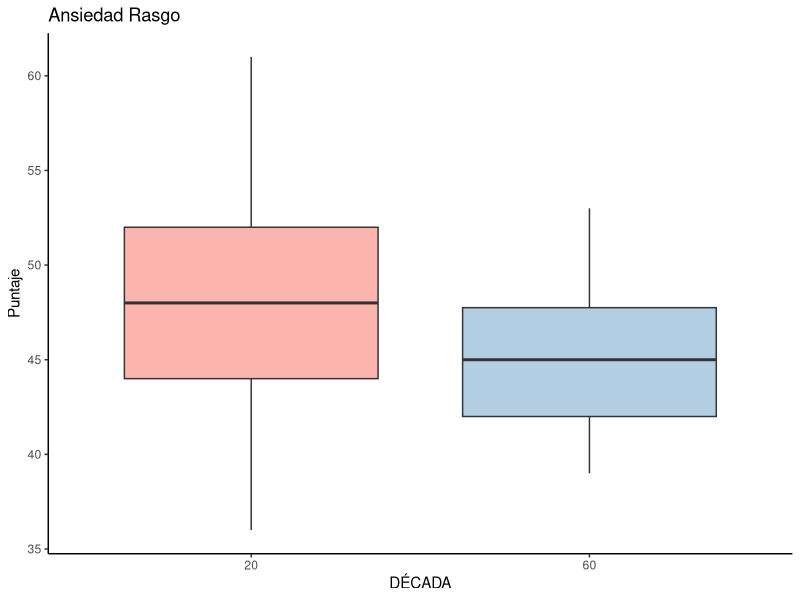
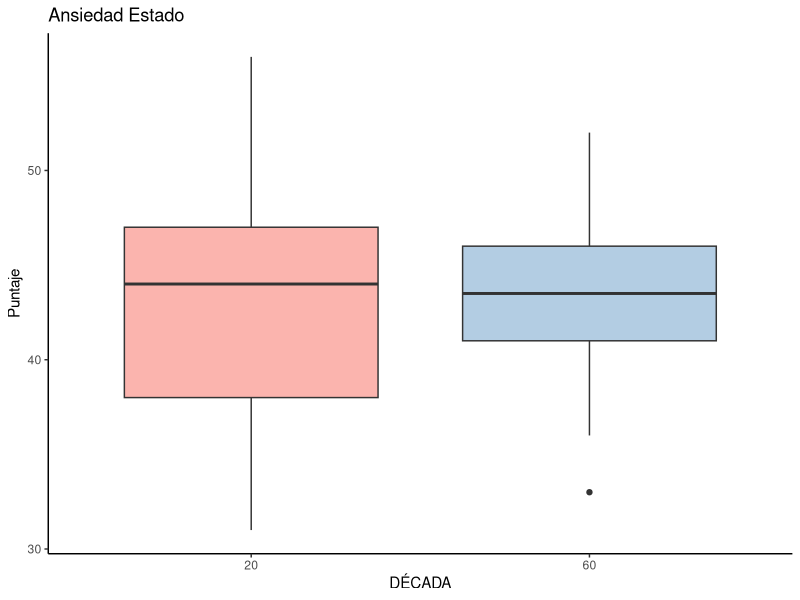
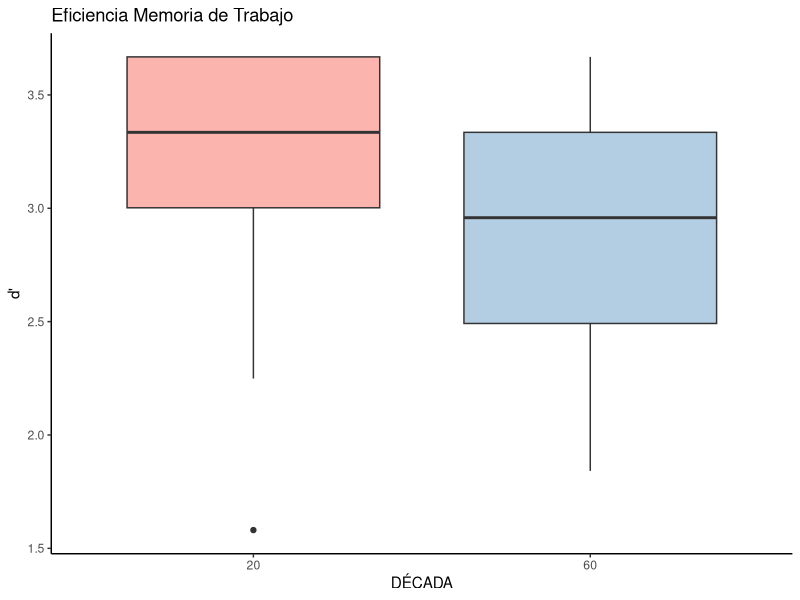
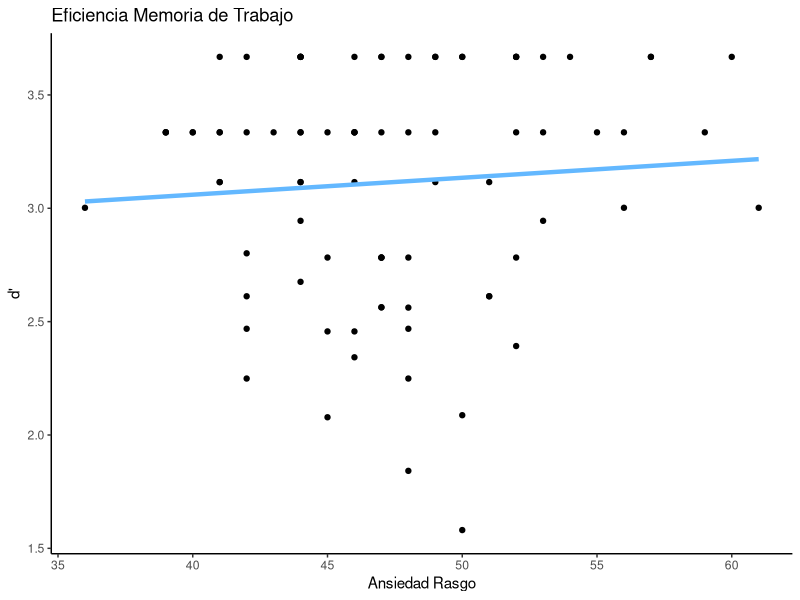
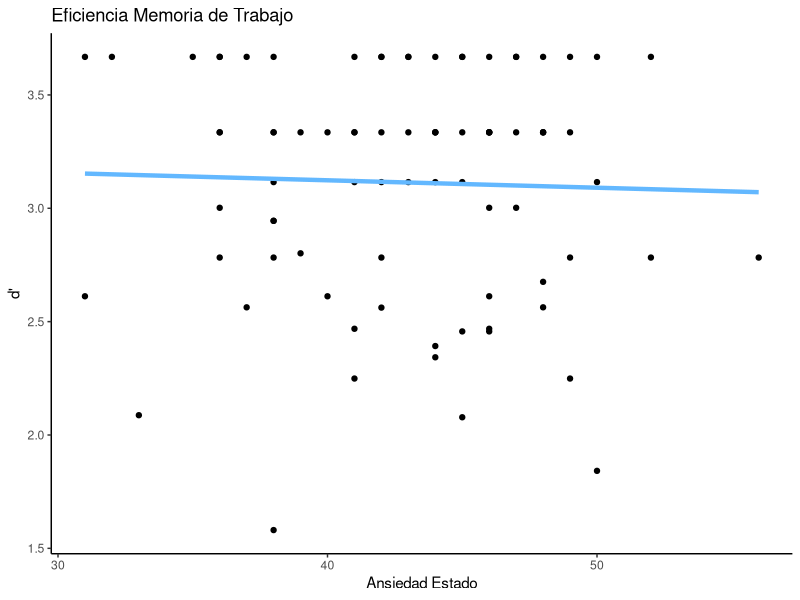
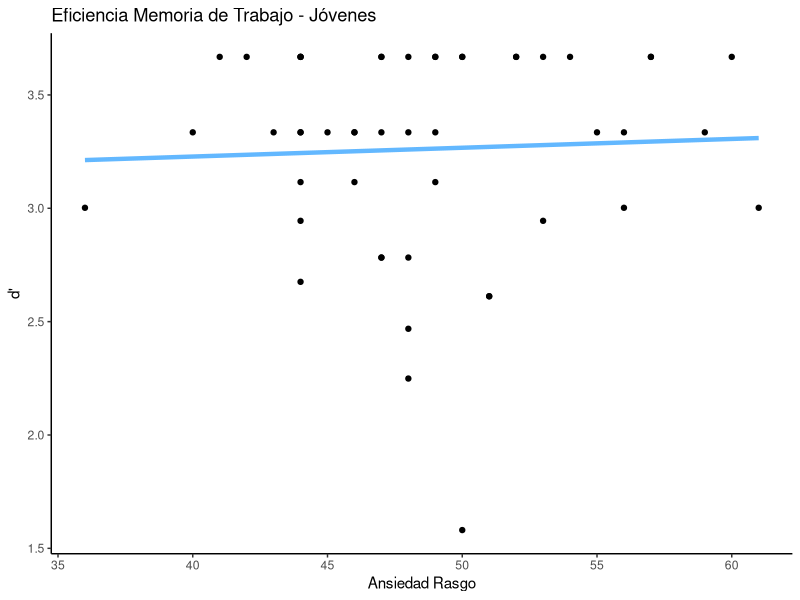
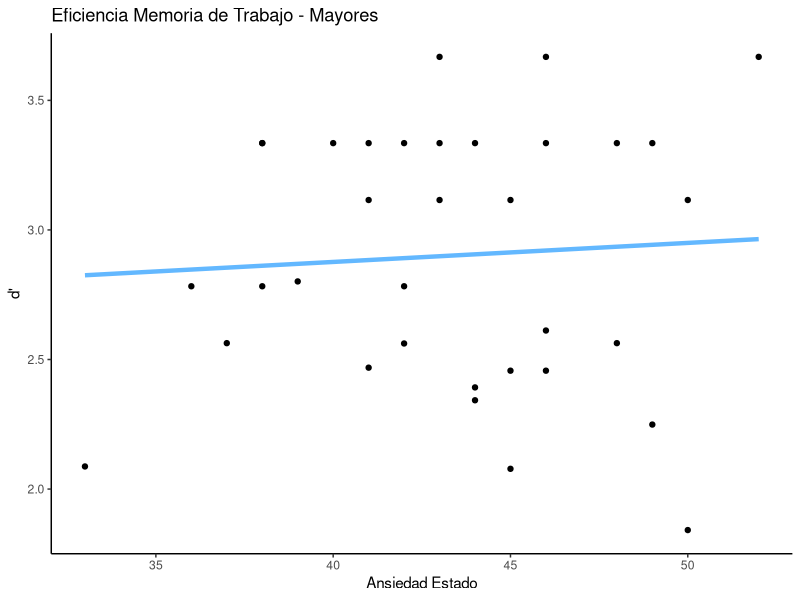

Here is the R script that generated these plots, in order:
library(readxl)
library(rstatix)
library(tidyverse)
library(car)

#### BASE DE DATOS ####
data <- read_xlsx("Junto.xlsx",sheet = "IXCHEL")%>%
  gather(cond_tip_est_val, value, -c("ID","DECADA","SEXO", "EDAD", "MoCA", 
                                     "ESCOLARIDAD", "CRI_Total","EDIMBURGO","IDARE_R_PUNTAJE", "IDARE_R_NIVEL",  
                                     "IDARE_E_PUNTAJE", "IDARE_E_NIVEL", "IDERE_R_PUNTAJE","IDERE_R_NIVEL", 
                                     "IDERE_E_PUNTAJE", "IDERE_E_NIVEL","COVID_CAT", "SHIPLEY",
                                     "SUEÑO_NOR","SUEÑO_2DA","OCUPA_CAT")) %>%
  separate(cond_tip_est_val, c("TIPO","COND","VAL"), sep = "_")

data %>%
  mutate(DECADA = as.factor(DECADA),
         SEXO = as.factor(SEXO),
         COND = as.factor(COND),
         VAL = as.factor(VAL),
         TIPO = as.factor(TIPO))


### CREACION DE FILTROS PARA VARIBALES QUE SE USARAN ####
a<- filter(data, COND=="ROSTROS", VAL=="TOT", DECADA=="20")
b<- filter(data, COND=="ROSTROS", VAL=="TOT", DECADA=="60")
c<- filter(data, COND=="ROSTROS", VAL=="TOT", DECADA %in% c("20", "60"))
d<- filter(data, COND=="ROSTROS", !VAL=="TOT", DECADA %in% c("20", "60"))

### PRUEBAS DE NORMALIDAD Y HOMOGENEIDAD PARA SABER SI SE PUEDE USAR PARAMETRICA ####
shapiro.test(c$value)
leveneTest(y = c$value , group = c$DECADA, center = "median")

### EVALUA LAS DIFERENCIAS EN MEMORIA DE TRABAJO PARA TUS GRUPOS ####
wilcox.test(a$value, b$value, paired = FALSE)

### EVALUA LAS DIFERENCIAS EN ANSIEDAD PARA TUS GRUPOS ####
wilcox.test(a$IDARE_R_NIVEL, b$IDARE_R_NIVEL, paired = FALSE)
wilcox.test(a$IDARE_E_NIVEL, b$IDARE_E_NIVEL, paired = FALSE)

### EVALUA LAS DIFERENCIAS EN DEPRESION PARA TUS GRUPOS ####
wilcox.test(a$IDERE_R_NIVEL, b$IDERE_R_NIVEL, paired = FALSE)
wilcox.test(a$IDERE_E_NIVEL, b$IDERE_E_NIVEL, paired = FALSE)

### REGRESIONES LINEALES ####
lm(formula = value ~ IDARE_R_PUNTAJE, data = c)%>%
  summary()
lm(formula = value ~ IDARE_E_PUNTAJE, data = c)%>%
  summary()
lm(formula = value ~ IDERE_R_PUNTAJE, data = c)%>%
  summary()
lm(formula = value ~ IDERE_E_PUNTAJE, data = c)%>%
  summary()

filter(c, DECADA=="20")%>%
  lm(formula = value ~ IDARE_R_PUNTAJE)%>%
  summary()

filter(c, DECADA=="60")%>%
  lm(formula = value ~ IDARE_R_PUNTAJE)%>%
  summary()
  
filter(c, DECADA=="20")%>%
  lm(formula = value ~ IDARE_E_PUNTAJE)%>%
  summary()

filter(c, DECADA=="60")%>%
  lm(formula = value ~ IDARE_E_PUNTAJE)%>%
  summary()



### CORRELACIONES ####
cor.test(c$value, c$IDARE_R_PUNTAJE, method="spearman")
cor.test(c$value, c$IDARE_E_PUNTAJE, method="spearman")
cor.test(c$value, c$IDERE_R_PUNTAJE, method="spearman")
cor.test(c$value, c$IDERE_E_PUNTAJE, method="spearman")

### ANOVA ####
aov(value ~ VAL*DECADA, data=d)%>%
  summary()

aov(value ~ VAL*DECADA, data=d)%>%
  tukey_hsd()%>%
  filter(p.adj < 0.05)%>%
  View()


### MEDIAS ####
library(psych)
library(magrittr)

filter(data, COND=="ROSTROS", !VAL=="TOT", DECADA %in% c("20", "60")) %$%
  describeBy(value, VAL)

filter(data, COND=="ROSTROS", !VAL=="TOT", DECADA %in% c("20", "60")) %$%
  describeBy(value, DECADA)

filter(data, COND=="ROSTROS", !VAL=="TOT", DECADA=="20") %$%
  describeBy(value, VAL)

filter(data, COND=="ROSTROS", !VAL=="TOT", DECADA=="60") %$%
  describeBy(value, VAL)

### GRÁFICAS #### 

c$DECADA<-as.factor(c$DECADA)

ggplot(c, aes(x = DECADA, y = IDARE_R_PUNTAJE, fill= DECADA)) + 
  geom_boxplot() + theme_classic()+ theme(legend.position = "none") +
  scale_fill_brewer(palette="Pastel1") +
  labs(x = "DÉCADA", y = "Puntaje", title = "Ansiedad Rasgo")

ggplot(c, aes(x = DECADA, y = IDARE_E_PUNTAJE, fill= DECADA)) + 
  geom_boxplot() + theme_classic()+ theme(legend.position = "none") +
  scale_fill_brewer(palette="Pastel1") +
  labs(x = "DÉCADA", y = "Puntaje", title = "Ansiedad Estado")

ggplot(c, aes(x = DECADA, y = value, fill= DECADA)) + 
  geom_boxplot() + theme_classic()+ theme(legend.position = "none") +
  scale_fill_brewer(palette="Pastel1") +
  labs(x = "DÉCADA", y = "d'", title = "Eficiencia Memoria de Trabajo")

ggplot(c, aes(x = IDARE_R_PUNTAJE, y = value)) +
  geom_point() + geom_smooth(method = "lm", se = FALSE, color = "#63B8FF", lwd = 1.5) +
  labs(x = "Ansiedad Rasgo", y = "d'", title = "Eficiencia Memoria de Trabajo") +  
  theme_classic()

ggplot(c, aes(x = IDARE_E_PUNTAJE, y = value)) +
  geom_point() + geom_smooth(method = "lm", se = FALSE, color = "#63B8FF", lwd = 1.5) +
  labs(x = "Ansiedad Estado", y = "d'", title = "Eficiencia Memoria de Trabajo") +  
  theme_classic()

filter(c, DECADA=="20")%>%
  ggplot(aes(x = IDARE_R_PUNTAJE, y = value)) +
  geom_point() + geom_smooth(method = "lm", se = FALSE, color = "#63B8FF", lwd = 1.5) +
  labs(x = "Ansiedad Rasgo", y = "d'", title = "Eficiencia Memoria de Trabajo - Jóvenes") +  
  theme_classic()

filter(c, DECADA=="60")%>%
  ggplot(aes(x = IDARE_E_PUNTAJE, y = value)) +
  geom_point() + geom_smooth(method = "lm", se = FALSE, color = "#63B8FF", lwd = 1.5) +
  labs(x = "Ansiedad Estado", y = "d'", title = "Eficiencia Memoria de Trabajo - Mayores") +  
  theme_classic()
  